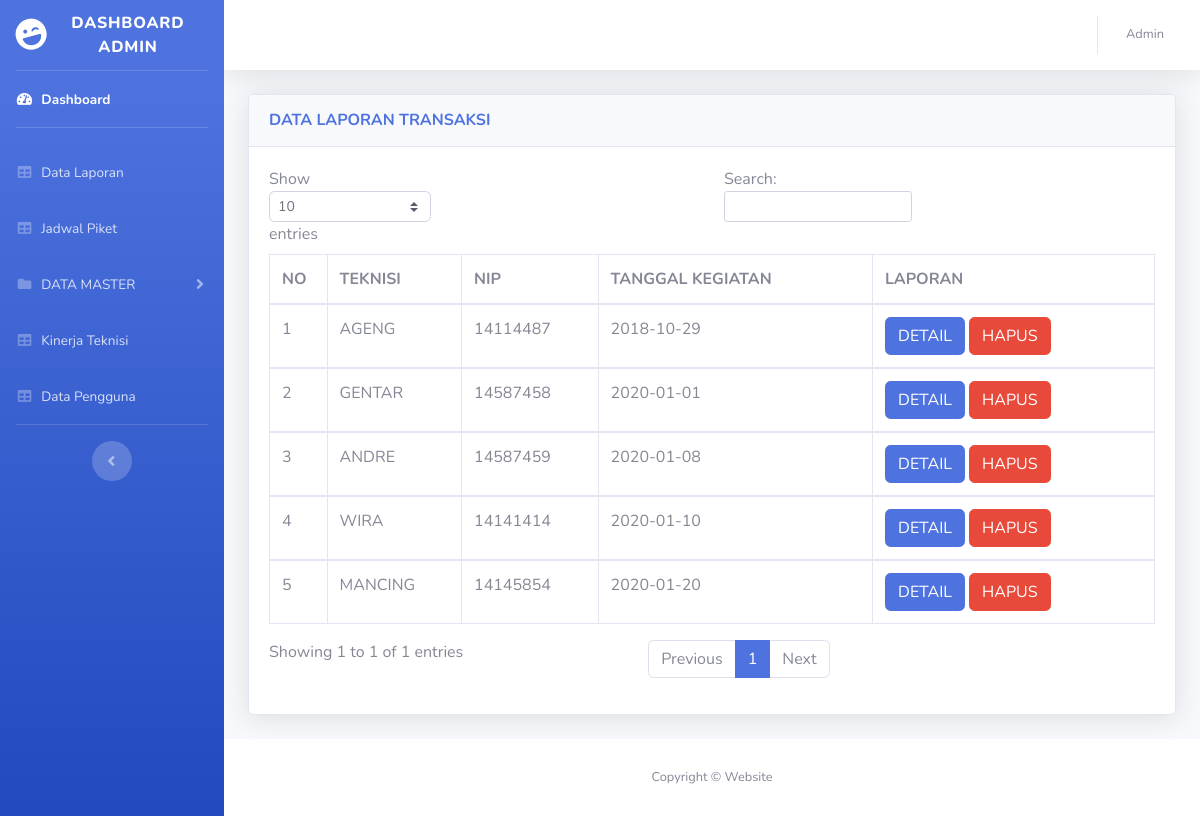
The page /data_laporan.php (signed in) on the database its author committed.
### tables this page shows
CREATE TABLE `data_laporan` (
  `id` int(8) NOT NULL,
  `teknisi` varchar(255) NOT NULL,
  `nip` int(8) NOT NULL,
  `tanggal_kegiatan` date NOT NULL,
  `nama_kegiatan` varchar(255) NOT NULL,
  `jam` varchar(255) NOT NULL,
  `kode_perbaikan` varchar(255) NOT NULL
);

### data_laporan.php (the view, shortened to what this page needs)
<!DOCTYPE html>
<html lang="en">
<?php
include ('include/header.php');
?>
<?php
 if (empty($_SESSION['nip'])) {
 header("location:index.php");
 }
 else {
 ?>
<body id="page-top">
  <div id="wrapper">
    <?php
    include('include/sidebar.php');
    ?>
    <div id="content-wrapper" class="d-flex flex-column">
      <div id="content">
        <?php
        include ('include/topbar.php');
        ?>
        <div class="container-fluid">
          <div class="card shadow mb-4">
            <div class="card-header py-3">
              <h6 class="m-0 font-weight-bold text-primary">DATA LAPORAN TRANSAKSI</h6>
            </div>
            <div class="card-body">
              <div>
                <table class="table table-bordered" id="dataTable" width="100%" cellspacing="0">
                  <thead>
                    <tr>
                      <th>NO</th>
                      <th>TEKNISI</th>
                      <th>NIP</th>
                      <th>TANGGAL KEGIATAN</th>
                      <th>LAPORAN</th>
                    </tr>
                    <?php
                    include 'loginuser/koneksi.php';
                    $no = 1;
                    $data = mysqli_query($connect,"select * from data_laporan");
                    while($d = mysqli_fetch_array($data)){
                    ?>
                  </thead>
                  <tbody>
                    <tr>
                      <td><?php echo $no++;?></td>
                      <td><?php echo $d['teknisi']; ?></td>
                      <td><?php echo $d['nip']; ?></td>
                      <td><?php echo $d['tanggal_kegiatan']; ?></td>
                      <td><a class="btn btn-primary" href="detail_data_laporan.php?id=<?php echo $d['id']; ?>">DETAIL</a>
                      <a class="btn btn-danger" href="delete_data_laporan.php?id=<?php echo $d['id']; ?>">HAPUS</a></td>
                    </tr>
                    <?php
                     }
                    ?>
                  </tbody>
                </table>
              </div>
            </div>
          </div>
        </div>
      </div>
      <?php
      include('include/footer.php');
      ?>
    </div>
  </div>
</body>
</html>
<?php } ?>

### include/header.php (shortened to what this page needs)
<head>
  <link href="vendor/fontawesome-free/css/all.min.css" rel="stylesheet" type="text/css">
  <link href="css/sb-admin-2.min.css" rel="stylesheet">
</head>

### include/sidebar.php (shortened to what this page needs)
<ul class="navbar-nav bg-gradient-primary sidebar sidebar-dark accordion" id="accordionSidebar">
  <a class="sidebar-brand d-flex align-items-center justify-content-center" href="dashboard.php">
    <div class="sidebar-brand-icon rotate-n-15">
      <i class="fas fa-laugh-wink"></i>
    </div>
    <div class="sidebar-brand-text mx-3">Dashboard Admin</div>
  </a>
  <hr class="sidebar-divider my-0">
  <li class="nav-item active">
    <a class="nav-link" href="dashboard.php">
      <i class="fas fa-fw fa-tachometer-alt"></i>
      <span>Dashboard</span></a>
  </li>
  <hr class="sidebar-divider">
  <li class="nav-item">
    <a class="nav-link" href="data_laporan.php">
      <i class="fas fa-fw fa-table"></i>
      <span>Data Laporan</span></a>
  </li>
  <li class="nav-item">
    <a class="nav-link" href="jadwal_piket.php">
      <i class="fas fa-fw fa-table"></i>
      <span>Jadwal Piket</span></a>
  </li>
  <li class="nav-item">
    <a class="nav-link collapsed" href="#" data-toggle="collapse" data-target="#collapsePages" aria-expanded="true" aria-controls="collapsePages">
      <i class="fas fa-fw fa-folder"></i>
      <span>DATA MASTER</span>
    </a>
  </li>
  <li class="nav-item">
    <a class="nav-link" href="kinerja_teknisi.php">
      <i class="fas fa-fw fa-table"></i>
      <span>Kinerja Teknisi</span></a>
  </li>
  <li class="nav-item">
    <a class="nav-link" href="data_pengguna.php">
      <i class="fas fa-fw fa-table"></i>
      <span>Data Pengguna</span></a>
  </li>
  <hr class="sidebar-divider d-none d-md-block">
  <div class="text-center d-none d-md-inline">
    <button class="rounded-circle border-0" id="sidebarToggle"></button>
  </div>
</ul>

### include/topbar.php (shortened to what this page needs)
<nav class="navbar navbar-expand navbar-light bg-white topbar mb-4 static-top shadow">
  <ul class="navbar-nav ml-auto">
    <li class="nav-item dropdown no-arrow">
      <a class="nav-link dropdown-toggle" href="#" id="userDropdown" role="button" data-toggle="dropdown" aria-haspopup="true" aria-expanded="false">
        <span class="mr-2 d-none d-lg-inline text-gray-600 small">Admin</span>
      </a>
    </li>
  </ul>
</nav>

### include/footer.php
<footer class="sticky-footer bg-white">
  <div class="container my-auto">
    <div class="copyright text-center my-auto">
      <span>Copyright &copy; Website</span>
    </div>
  </div>
</footer>

### rows shown on the page
data_laporan: teknisi "AGENG", nip "14114487", tanggal_kegiatan "2018-10-29"
data_laporan: teknisi "GENTAR", nip "14587458", tanggal_kegiatan "2020-01-01"
data_laporan: teknisi "ANDRE", nip "14587459", tanggal_kegiatan "2020-01-08"
data_laporan: teknisi "WIRA", nip "14141414", tanggal_kegiatan "2020-01-10"
data_laporan: teknisi "MANCING", nip "14145854", tanggal_kegiatan "2020-01-20"
